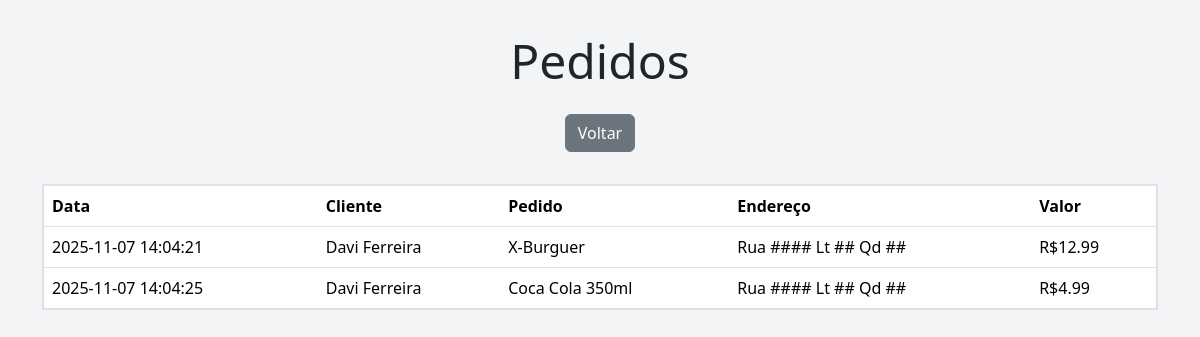
The page /pedidos.php on the database its author committed.
### tables this page shows
CREATE TABLE `pedidos` (
  `id_pedido` int NOT NULL AUTO_INCREMENT,
  `id_cliente` int NOT NULL,
  `id_comida` int NOT NULL,
  `data_pedido` varchar(20) NOT NULL,
  `endereco_entrega` varchar(60) NOT NULL,
  `valor_total` float NOT NULL,
  PRIMARY KEY (`id_pedido`),
  KEY `id_cliente` (`id_cliente`),
  KEY `id_comida` (`id_comida`),
  CONSTRAINT `pedidos_ibfk_1` FOREIGN KEY (`id_cliente`) REFERENCES `clientes` (`id_cliente`),
  CONSTRAINT `pedidos_ibfk_2` FOREIGN KEY (`id_comida`) REFERENCES `comida` (`id_comida`)
);

CREATE TABLE `clientes` (
  `id_cliente` int NOT NULL AUTO_INCREMENT,
  `nome` varchar(80) NOT NULL,
  `cpf` varchar(14) NOT NULL,
  `endereco` varchar(60) NOT NULL,
  `celular` varchar(20) NOT NULL,
  `email` varchar(255) NOT NULL,
  `senha` varchar(30) NOT NULL,
  PRIMARY KEY (`id_cliente`)
);

CREATE TABLE `comida` (
  `id_comida` int NOT NULL AUTO_INCREMENT,
  `nome` varchar(100) NOT NULL,
  `preco` float NOT NULL,
  `foto` varchar(255) NOT NULL,
  PRIMARY KEY (`id_comida`)
);

### pedidos.php (the view, shortened to what this page needs)
<?php
  require_once 'config/conexao.php';
?>
<!DOCTYPE html>
<html lang="pt-br">
<head>
  <link rel="stylesheet" href="https://cdn.jsdelivr.net/npm/bootstrap-icons@1.10.5/font/bootstrap-icons.css">
  <link href="https://cdn.jsdelivr.net/npm/bootstrap@5.3.8/dist/css/bootstrap.min.css" rel="stylesheet"
>
  <link rel="stylesheet" href="css/style.css">
</head>
<body class="container">
  <h1>Pedidos</h1>
  <a href="index.php" class="btn btn-secondary">Voltar</a>
  <table class="table border border-2 mt-3">
    <thead>
      <tr>
        <th>Data</th>
        <th>Cliente</th>
        <th>Pedido</th>
        <th>Endereço</th>
        <th>Valor</th>
      </tr>
    </thead>
    <tbody>
    <?php
      $sql = 'SELECT * FROM pedidos;';
      $pedidos = mysqli_query($conexao, $sql);
      if (mysqli_num_rows($pedidos) > 0) {
        foreach ($pedidos as $pedido) {
          $idCliente = $pedido['id_cliente'];
          $idComida = $pedido['id_comida'];
    ?>
      <tr>
        <td><?= $pedido['data_pedido']?></td>
        <td>
          <?php
            $nomeCliente = "SELECT nome FROM clientes WHERE id_cliente = $idCliente";
            $stmt = mysqli_query($conexao, $nomeCliente);
            $cliente = mysqli_fetch_assoc($stmt);
            echo $cliente['nome'];
          ?>
        </td>
        <td>
          <?php
            $nomeComida = "SELECT nome FROM comida WHERE id_comida = $idComida";
            $stmt = mysqli_query($conexao, $nomeComida);
            $comida = mysqli_fetch_assoc($stmt);
            echo $comida['nome'];
          ?>
        </td>
        <td><?= $pedido['endereco_entrega']?></td>
        <td><?= 'R$' . $pedido['valor_total']?></td>
      </tr>
      <?php
          }
        }
      ?>
    </tbody>
  </table>
</body>
</html>

### css/style.css (style rules this page uses)
body { display: flex; align-items: center; flex-direction: column; padding: 2rem; gap: 1rem; background-color: #F3F4F6; }
h1 { font-size: 3em; }

### rows shown on the page
pedidos: data_pedido "2025-11-07 14:04:21", id_cliente.nome "Davi Ferreira", id_comida.nome "X-Burguer", endereco_entrega "Rua #### Lt ## Qd ##", valor_total "12.99"
pedidos: data_pedido "2025-11-07 14:04:25", id_cliente.nome "Davi Ferreira", id_comida.nome "Coca Cola 350ml", endereco_entrega "Rua #### Lt ## Qd ##", valor_total "4.99"
